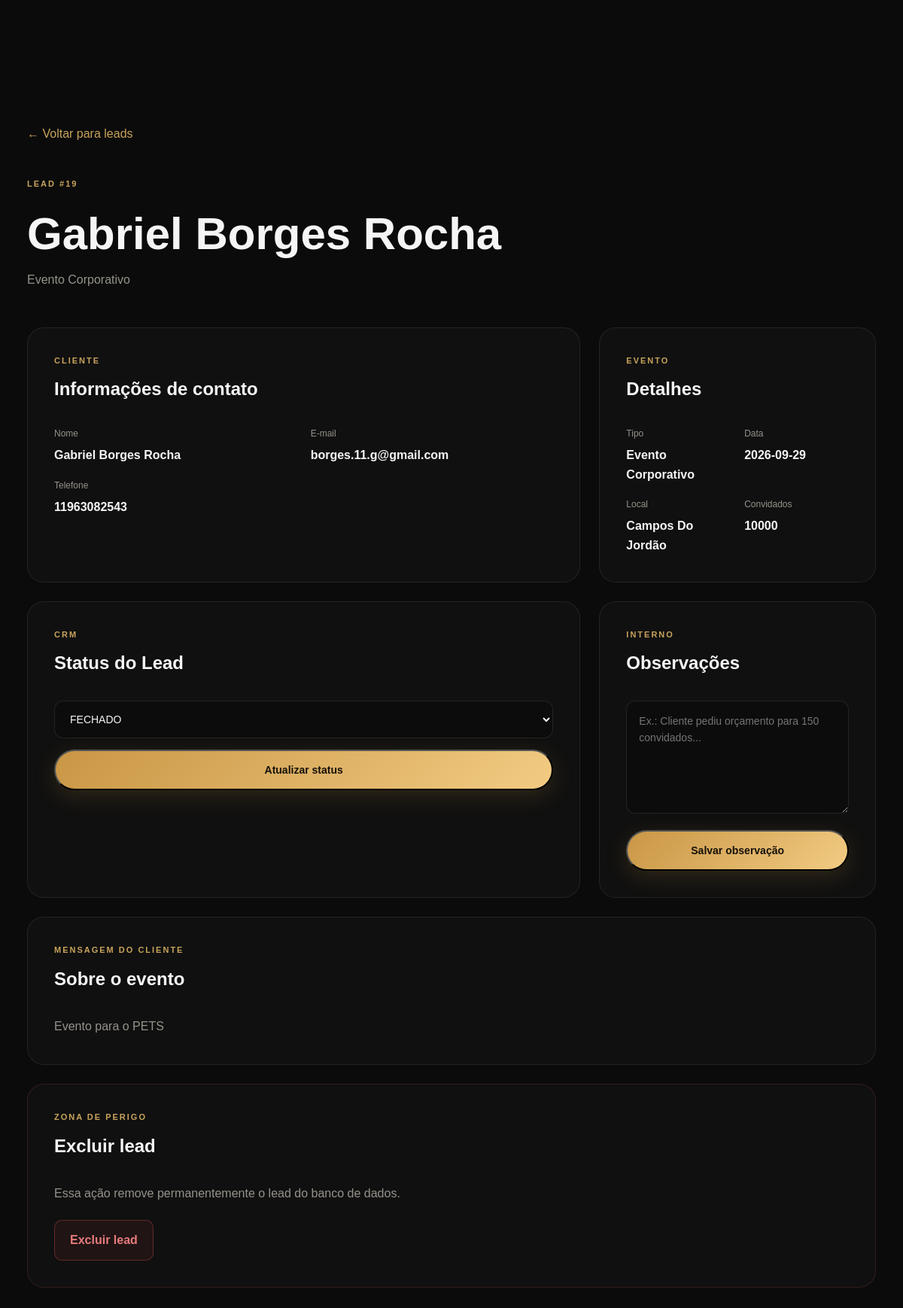
The app's page /admin/leads/19 (signed in) with its own data.
### tables this page shows
CREATE TABLE leads (

            id INTEGER PRIMARY KEY AUTOINCREMENT,

            name TEXT NOT NULL,

            email TEXT NOT NULL,

            phone TEXT NOT NULL,

            event_type TEXT NOT NULL,

            event_date TEXT,

            event_location TEXT,

            guest_count INTEGER,

            details TEXT,

            status TEXT NOT NULL DEFAULT 'NOVO',

            created_at TIMESTAMP DEFAULT CURRENT_TIMESTAMP

        , notes TEXT, event_time TEXT, availability_id INTEGER);

### routes/admin.py (the view, shortened to what this page needs)
@admin_bp.route("/leads/<int:lead_id>")
@login_required
def lead_detail(lead_id):
    connection = get_connection()
    try:
        lead = connection.execute("""
            SELECT *
            FROM leads
            WHERE id = ?
        """, (lead_id,)).fetchone()
    finally:
        connection.close()
    return render_template(
        "admin/lead.html",
        lead=lead
    )

### auth_utils.py (called while the page is built, shortened)
def login_required(view):
    @wraps(view)
    def wrapped_view(*args, **kwargs):
        return view(*args, **kwargs)
    return wrapped_view

### database/database.py (called while the page is built)
def get_connection():
    connection = sqlite3.connect(DATABASE)
    connection.row_factory = sqlite3.Row
    return connection

### templates/admin/lead.html (shortened to what this page needs)
{% extends "base.html" %}
{% block content %}
<section class="admin-page">
    <div class="admin-container">
        <a href="{{ url_for('admin.dashboard') }}" class="admin-back">
            ← Voltar para leads
        </a>
        <div class="lead-detail-header">
            <div>
                <span class="admin-label">
                    LEAD #{{ lead["id"] }}
                </span>
                <h1>
                    {{ lead["name"] }}
                </h1>
                <p>
                    {{ lead["event_type"] }}
                </p>
            </div>
        </div>
        <div class="lead-detail-grid">
            <div class="lead-card">
                <span class="admin-label">
                    CLIENTE
                </span>
                <h2>
                    Informações de contato
                </h2>
                <div class="lead-info">
                    <div>
                        <span>Nome</span>
                        <strong>
                            {{ lead["name"] }}
                        </strong>
                    </div>
                    <div>
                        <span>E-mail</span>
                        <strong>
                            {{ lead["email"] }}
                        </strong>
                    </div>
                    <div>
                        <span>Telefone</span>
                        <strong>
                            {{ lead["phone"] }}
                        </strong>
                    </div>
                </div>
            </div>
            <div class="lead-card">
                <span class="admin-label">
                    EVENTO
                </span>
                <h2>
                    Detalhes
                </h2>
                <div class="lead-info">
                    <div>
                        <span>Tipo</span>
                        <strong>
                            {{ lead["event_type"] }}
                        </strong>
                    </div>
                    <div>
                        <span>Data</span>
                        <strong>
                            {{ lead["event_date"] or "Não informado" }}
                        </strong>
                    </div>
                    <div>
                        <span>Local</span>
                        <strong>
                            {{ lead["event_location"] or "Não informado" }}
                        </strong>
                    </div>
                    <div>
                        <span>Convidados</span>
                        <strong>
                            {{ lead["guest_count"] or "Não informado" }}
                        </strong>
                    </div>
                </div>
            </div>
            <div class="lead-card">
                <span class="admin-label">
                    CRM
                </span>
                <h2>
                    Status do Lead
                </h2>
                <form method="POST" action="{{ url_for(
                        'admin.update_status',
                        lead_id=lead['id']
                    ) }}">
                    <select name="status" class="admin-select">
                        <option value="FECHADO" {% if lead["status"]=="FECHADO" %} selected {% endif %}>
                            FECHADO
                        </option>
                    </select>
                    <button type="submit" class="btn btn-primary admin-action-button">
                        Atualizar status
                    </button>
                </form>
            </div>
            <div class="lead-card">
                <span class="admin-label">
                    INTERNO
                </span>
                <h2>
                    Observações
                </h2>
                <form method="POST" action="{{ url_for(
                        'admin.update_notes',
                        lead_id=lead['id']
                    ) }}">
                    <textarea name="notes" class="admin-textarea"
                        placeholder="Ex.: Cliente pediu orçamento para 150 convidados...">{{ lead["notes"] or "" }}</textarea>
                    <button type="submit" class="btn btn-primary admin-action-button">
                        Salvar observação
                    </button>
                </form>
            </div>
            <div class="lead-card lead-card-full">
                <span class="admin-label">
                    MENSAGEM DO CLIENTE
                </span>
                <h2>
                    Sobre o evento
                </h2>
                <p class="lead-description">
                    {{ lead["details"] or "Nenhum detalhe informado." }}
                </p>
            </div>
            <div class="lead-card lead-card-full danger-card">
                <span class="admin-label">
                    ZONA DE PERIGO
                </span>
                <h2>
                    Excluir lead
                </h2>
                <p class="lead-description">
                    Essa ação remove permanentemente o lead do banco de dados.
                </p>
                <form method="POST" action="{{ url_for(
                        'admin.delete_lead',
                        lead_id=lead['id']
                    ) }}" onsubmit="return confirm(
                        'Tem certeza que deseja excluir este lead?'
                    );">
                    <button type="submit" class="admin-delete-button">
                        Excluir lead
                    </button>
                </form>
            </div>
        </div>
    </div>
</section>
{% endblock %}

### static/css/style.css (style rules this page uses)
:root { --black: #050505; --black-soft: #0a0a0a; --black-card: #11100e; --gold: #c99645; --gold-light: #e8bd72; --gold-bright: #f2cb83; --white: #f5f3ef; --text: #d5d2cc; --text-muted: #96928b; --border: rgba(201, 150, 69, 0.28); --max-width: 1200px; }
* { margin: 0; padding: 0; box-sizing: border-box; }
html { scroll-behavior: smooth; }
body { font-family: "DM Sans", sans-serif; background: var(--black); color: var(--white); line-height: 1.6; overflow-x: hidden; }
a { color: inherit; text-decoration: none; }
button { font-family: inherit; }
.btn { display: inline-flex; align-items: center; justify-content: center; padding: 14px 28px; border-radius: 50px; font-size: 14px; font-weight: 600; cursor: pointer; transition: transform 0.3s ease, box-shadow 0.3s ease, background 0.3s ease; }
.btn-primary { color: #16110a; background: linear-gradient( 135deg, var(--gold), var(--gold-bright) ); box-shadow: 0 8px 30px rgba(201, 150, 69, 0.18); }
section { position: relative; padding: 120px 0; }
.admin-page { min-height: 100vh; padding: 150px 0 100px; background: radial-gradient( circle at 80% 10%, rgba(190, 150, 70, 0.08), transparent 35% ), var(--black); }
.admin-container { width: min(92%, 1200px); margin: 0 auto; }
.admin-label { display: block; margin-bottom: 12px; font-size: 11px; font-weight: 700; letter-spacing: 0.18em; color: var(--gold); }
.admin-header h1, .lead-detail-header h1 { margin: 0; font-size: clamp(38px, 5vw, 64px); }
.admin-back { display: inline-block; margin-bottom: 45px; color: var(--text-muted); text-decoration: none; }
.lead-detail-header { display: flex; align-items: flex-end; justify-content: space-between; gap: 30px; margin-bottom: 50px; }
.lead-detail-header p { color: var(--text-muted); }
.lead-detail-grid { display: grid; grid-template-columns: 1fr 1fr; gap: 25px; }
.lead-card { padding: 35px; border: 1px solid rgba(255, 255, 255, 0.08); border-radius: 22px; background: rgba(255, 255, 255, 0.025); }
.lead-card-full { grid-column: 1 / -1; }
.lead-card h2 { margin-bottom: 30px; }
.lead-info { display: grid; gap: 22px; }
.lead-info span { display: block; margin-bottom: 6px; color: var(--text-muted); font-size: 12px; }
.lead-info strong { font-size: 16px; }
.lead-description { color: var(--text-muted); line-height: 1.8; }
.admin-select, .admin-textarea { width: 100%; padding: 15px 16px; border: 1px solid rgba(255, 255, 255, 0.10); border-radius: 12px; background: rgba(0, 0, 0, 0.25); color: inherit; font-family: inherit; font-size: 14px; outline: none; }
.admin-select { cursor: pointer; }
.admin-select option { background: #161616; color: white; }
.admin-textarea { min-height: 150px; resize: vertical; line-height: 1.6; }
.admin-action-button { margin-top: 15px; width: 100%; }
.danger-card { border-color: rgba(220, 80, 80, 0.18); }
.admin-delete-button { margin-top: 20px; padding: 13px 20px; border: 1px solid rgba(220, 80, 80, 0.35); border-radius: 10px; background: rgba(220, 80, 80, 0.08); color: #e77b7b; font-family: inherit; font-weight: 600; cursor: pointer; transition: 0.25s ease; }
.admin-page { min-height: 100vh; padding: 120px 0 80px; background: #0b0b0b; color: #f5f5f5; }
.admin-label { display: block; margin-bottom: 10px; font-size: 11px; font-weight: 700; letter-spacing: 2px; color: #c9a45c; }
.admin-back { color: #c9a45c; text-decoration: none; white-space: nowrap; }

### static/css/admin.css (style rules this page uses)
:root { --admin-bg: #0b0b0b; --admin-surface: #121212; --admin-surface-2: #181818; --admin-border: rgba(255, 255, 255, 0.09); --admin-text: #f5f5f5; --admin-muted: #9b9b9b; --admin-gold: #c9a45c; --admin-gold-light: #e0c27b; --admin-danger: #d95c5c; --admin-success: #65b87a; --admin-radius: 16px; }
* { box-sizing: border-box; }
body { margin: 0; background: var(--admin-bg); color: var(--admin-text); font-family: Arial, Helvetica, sans-serif; }
button, input, select, textarea { font: inherit; }
a { color: inherit; }
.admin-container { width: min(94%, 1400px); margin: 0 auto; padding: 45px 0 70px; }
.lead-detail-grid { display: grid; grid-template-columns: 2fr 1fr; gap: 25px; }
.lead-info { display: grid; grid-template-columns: repeat(2, 1fr); gap: 18px; }

### records on screen
leads: id "19", name "Gabriel Borges Rocha", event_type "Evento Corporativo", email "borges.11.g@gmail.com", phone "11963082543", event_date "2026-09-29", event_location "Campos Do Jordão", guest_count "10000", status "FECHADO", details "Evento para o PETS"
